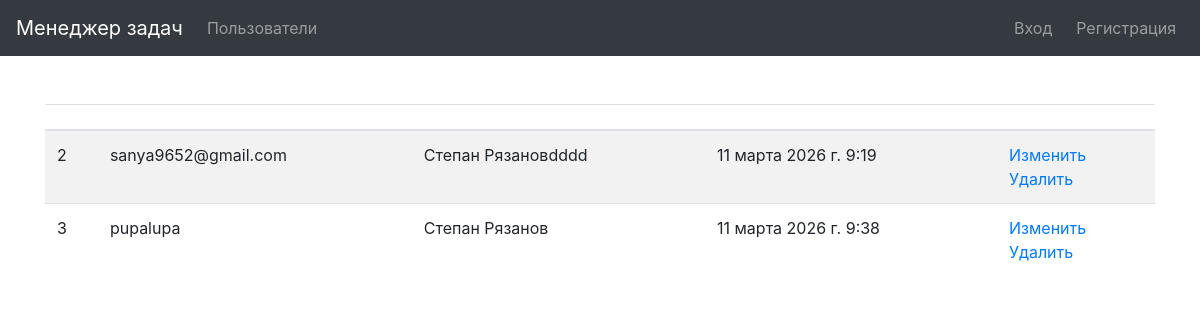
/users/, run on an earlier commit of the app's database.
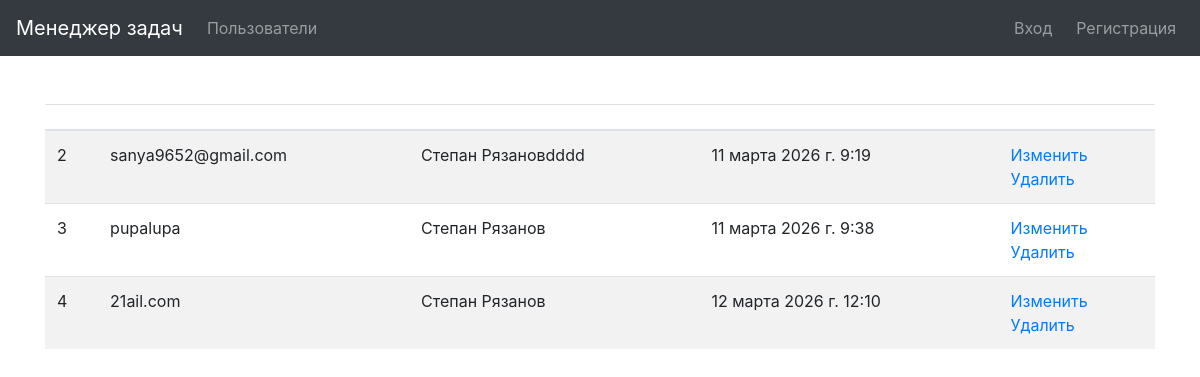
And on a later commit of the database.
### users/models.py (models this page shows)
class User(AbstractUser):
    def __str__(self):
        return self.get_full_name()

### users/views.py (the view)
# urls.py: path('', UsersList.as_view(), name="users"),
class UsersList(ListView):
    model = get_user_model()
    template_name = os.path.join('users', 'index.html')
    context_object_name = 'users'
    extra_context = {
        "edit": "Изменить",
        "delete": "Удалить",
    }

### users/templates/users/index.html (shortened to what this page needs)
{% extends 'base.html' %}
{% load bootstrap4 %}
{% block content %}
<table class="table table-striped">
    <thead>
      <tr>
        <th>{{ ID }}</th>
        <th>{{ username }}</th>
        <th>{{ full_name }}</th>
        <th>{{ created_at }}</th>
        <th></th>
      </tr>
    </thead>
    <tbody>
        {% for user in users %}
        <tr>
          <td>{{ user.id }}</td>
          <td>{{ user.username }}</td>
          <td>{{ user.get_full_name }}</td>
          <td>{{ user.date_joined }}</td>
          <td>
            <a href="{% url 'users:update' user.id %}">{{ edit }}</a>
            <br>
            <a href="{% url 'users:delete' user.id %}">{{ delete }}</a>
          </td>
        </tr>
        {% endfor %}
    </tbody>
  </table>
  {% endblock %}

What changed in the data, as far as the page shows it:
added User: id "4", username "21ail.com", get_full_name "Степан Рязанов", date_joined "12 марта 2026 г. 12:10", edit "Изменить", delete "Удалить"
